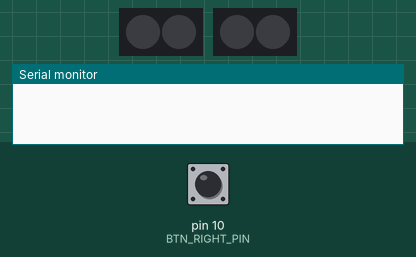
This sketch was run on a simulated Arduino Uno, built with avr-gcc and run on an emulated ATmega328P. Parts: 2 × 2 RGB LEDs in strip order, left to right, the last lines printed to the serial monitor. The test bench sets the inputs (shaded band); at power-on: pin 10 (BTN_RIGHT_PIN) HIGH. Dim RGB values are drawn brighter than linear.

Above: at 1.2 s.
1.3 s: pin 10 (BTN_RIGHT_PIN) pulled LOW for 0.15 s
At 5.7 s:
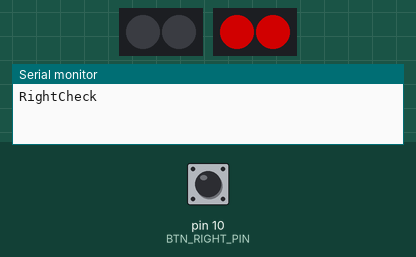
Timing chart, 0 to 8.4 s (numbered marks = the images above; inputs shaded):
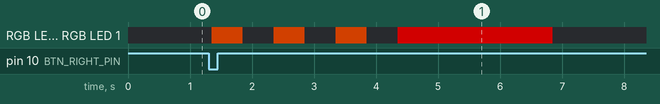

Measured:
- after the input at 1.3 s, RGB LED 0, RGB LED 1: off → RGB(120, 37, 0) after 0.05 s, → off 0.50 s later, → RGB(120, 37, 0) 0.50 s later, → off 0.50 s later, … (8 changes in this stretch)

The sketch:

esp32_buttons.ino
```cpp
#include <Adafruit_NeoPixel.h>
#include <string.h>

// ESP32-C3 SuperMini wiring from the existing installation.
#define NEO_LEFT_PIN   0
#define NEO_RIGHT_PIN  3
#define BTN_LEFT_PIN   1
#define BTN_RIGHT_PIN 10
#define PIXELS_PER_SIDE 2

Adafruit_NeoPixel neoLeft(PIXELS_PER_SIDE, NEO_LEFT_PIN, NEO_GRB + NEO_KHZ800);
Adafruit_NeoPixel neoRight(PIXELS_PER_SIDE, NEO_RIGHT_PIN, NEO_GRB + NEO_KHZ800);

const unsigned long DEBOUNCE_MS = 50;
const unsigned long STARTUP_GUARD_MS = 700;
const unsigned long BLINK_MS = 500;
const unsigned long ACK_TIMEOUT_MS = 3000;
const unsigned long INSPECTION_TIMEOUT_MS = 60000;
const unsigned long RESULT_MS = 2500;

enum Phase { IDLE, WAITING, RESULT };

struct Side {
  uint8_t buttonPin;
  Adafruit_NeoPixel *pixels;
  const char *request;
  char letter;
  Phase phase;
  bool lastRaw;
  bool stable;
  bool armed;
  bool acknowledged;
  bool blinkOn;
  unsigned long rawChangedAt;
  unsigned long phaseStartedAt;
  unsigned long blinkChangedAt;
};

Side leftSide = {BTN_LEFT_PIN, &neoLeft, "LeftCheck", 'L', IDLE,
                 HIGH, HIGH, false, false, false, 0, 0, 0};
Side rightSide = {BTN_RIGHT_PIN, &neoRight, "RightCheck", 'R', IDLE,
                  HIGH, HIGH, false, false, false, 0, 0, 0};

char commandBuffer[32];
size_t commandLength = 0;
bool commandOverflow = false;
unsigned long startedAt = 0;

void setPixels(Side &side, uint8_t red, uint8_t green, uint8_t blue) {
  uint32_t color = side.pixels->Color(red, green, blue);
  for (uint16_t index = 0; index < side.pixels->numPixels(); ++index) {
    side.pixels->setPixelColor(index, color);
  }
  side.pixels->show();
}

void showResult(Side &side, uint8_t red, uint8_t green, uint8_t blue) {
  side.phase = RESULT;
  side.phaseStartedAt = millis();
  setPixels(side, red, green, blue);
}

void startRequest(Side &side) {
  Serial.println(side.request);
  side.phase = WAITING;
  side.phaseStartedAt = millis();
  side.blinkChangedAt = side.phaseStartedAt;
  side.acknowledged = false;
  side.blinkOn = true;
  setPixels(side, 255, 80, 0);  // Orange: request sent, waiting.
}

void updateButton(Side &side, unsigned long now) {
  bool raw = digitalRead(side.buttonPin);
  if (raw != side.lastRaw) {
    side.lastRaw = raw;
    side.rawChangedAt = now;
  }
  if (raw != side.stable && now - side.rawChangedAt >= DEBOUNCE_MS) {
    side.stable = raw;
    if (raw == HIGH) {
      side.armed = now - startedAt >= STARTUP_GUARD_MS;
    } else if (side.armed && side.phase != WAITING &&
               now - startedAt >= STARTUP_GUARD_MS) {
      side.armed = false;
      startRequest(side);
    } else {
      side.armed = false;
    }
  }
  if (side.stable == HIGH && !side.armed &&
      now - startedAt >= STARTUP_GUARD_MS) {
    side.armed = true;
  }
}

void updateLight(Side &side, unsigned long now) {
  if (side.phase == WAITING) {
    unsigned long limit = side.acknowledged
        ? INSPECTION_TIMEOUT_MS : ACK_TIMEOUT_MS;
    if (now - side.phaseStartedAt >= limit) {
      showResult(side, 255, 0, 0);  // Red: no response or operation timeout.
      return;
    }
    if (now - side.blinkChangedAt >= BLINK_MS) {
      side.blinkChangedAt = now;
      side.blinkOn = !side.blinkOn;
      if (side.blinkOn) setPixels(side, 255, 80, 0);
      else setPixels(side, 0, 0, 0);
    }
  } else if (side.phase == RESULT && now - side.phaseStartedAt >= RESULT_MS) {
    side.phase = IDLE;
    setPixels(side, 0, 0, 0);
  }
}

void handleCommand(const char *command) {
  if (command[0] != 'L' && command[0] != 'R') return;
  Side &side = command[0] == 'L' ? leftSide : rightSide;
  if (side.phase != WAITING || command[1] != '_') return;

  const char *action = command + 2;
  if (strcmp(action, "ACK") == 0) {
    side.acknowledged = true;
    side.phaseStartedAt = millis();
  } else if (strcmp(action, "DONE") == 0) {
    showResult(side, 0, 0, 255);  // Blue: completed; no PASS/FAIL decision.
  } else if (strcmp(action, "PAUSED") == 0) {
    showResult(side, 255, 150, 0);  // Amber: result countdown paused.
  } else if (strcmp(action, "PLAYING") == 0) {
    showResult(side, 0, 180, 255);  // Cyan: result countdown running.
  } else if (strcmp(action, "PASS") == 0) {
    showResult(side, 0, 255, 0);  // Reserved for a real PASS result.
  } else if (strcmp(action, "BUSY") == 0) {
    showResult(side, 150, 0, 150);  // Purple: another inspection is active.
  } else if (strcmp(action, "FAIL") == 0 ||
             strcmp(action, "ERROR") == 0 ||
             strcmp(action, "NOT_READY") == 0) {
    showResult(side, 255, 0, 0);
  }
}

void readCommands() {
  while (Serial.available() > 0) {
    char character = static_cast<char>(Serial.read());
    if (character == '\r') continue;
    if (character == '\n') {
      if (!commandOverflow && commandLength > 0) {
        commandBuffer[commandLength] = '\0';
        handleCommand(commandBuffer);
      }
      commandLength = 0;
      commandOverflow = false;
    } else if (!commandOverflow) {
      if (commandLength < sizeof(commandBuffer) - 1) {
        commandBuffer[commandLength++] = character;
      } else {
        commandOverflow = true;
      }
    }
  }
}

void setup() {
  Serial.begin(9600);
  pinMode(BTN_LEFT_PIN, INPUT_PULLUP);   // Pressed connects to GND.
  pinMode(BTN_RIGHT_PIN, INPUT_PULLUP);

  neoLeft.begin();
  neoRight.begin();
  neoLeft.setBrightness(120);
  neoRight.setBrightness(120);
  setPixels(leftSide, 0, 0, 0);
  setPixels(rightSide, 0, 0, 0);

  startedAt = millis();
  leftSide.lastRaw = leftSide.stable = digitalRead(BTN_LEFT_PIN);
  rightSide.lastRaw = rightSide.stable = digitalRead(BTN_RIGHT_PIN);
  leftSide.rawChangedAt = rightSide.rawChangedAt = startedAt;
}

void loop() {
  unsigned long now = millis();
  updateButton(leftSide, now);
  updateButton(rightSide, now);
  readCommands();
  updateLight(leftSide, now);
  updateLight(rightSide, now);
}
```
